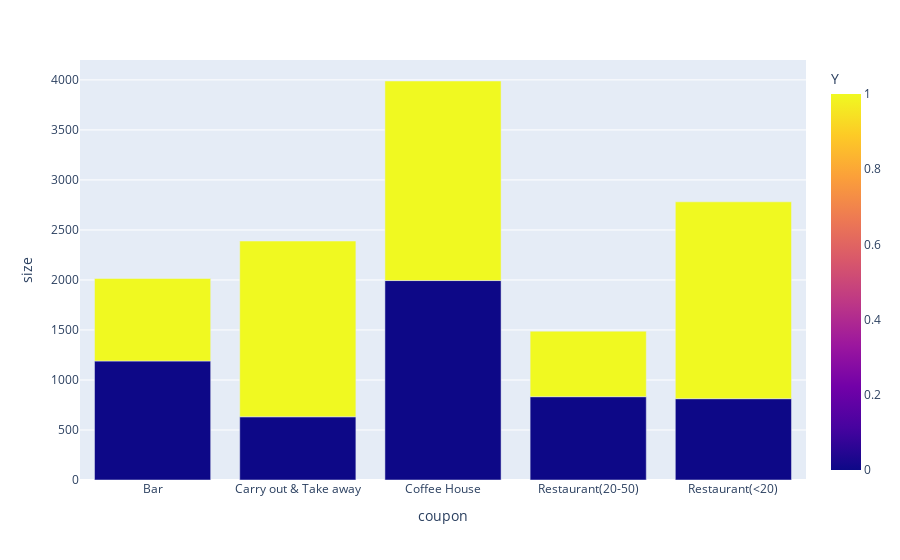

Source (notebook cell):
### Code cell
fig = px.bar(bardata, x='coupon', y='size',color='Y')
fig.show()

### Figure 1 — Plotly figure (JSON) as saved in the notebook; plotly's stock layout.template omitted (floating-point values rounded to 4 significant figures)
{"data": [{"alignmentgroup": "True", "hovertemplate": "coupon=%{x}<br>size=%{y}<br>Y=%{marker.color}<extra></extra>", "legendgroup": "", "marker": {"color": [0, 1, 0, 1, 0, 1, 0, 1, 0, 1], "coloraxis": "coloraxis", "pattern": {"shape": ""}}, "name": "", "offsetgroup": "", "orientation": "v", "showlegend": false, "textposition": "auto", "type": "bar", "x": ["Bar", "Bar", "Carry out & Take away", "Carry out & Take away", "Coffee House", "Coffee House", "Restaurant(20-50)", "Restaurant(20-50)", "Restaurant(<20)", "Restaurant(<20)"], "xaxis": "x", "y": [1190, 825, 632, 1757, 1994, 1995, 833, 655, 813, 1968], "yaxis": "y"}], "layout": {"barmode": "relative", "coloraxis": {"colorbar": {"title": {"text": "Y"}}, "colorscale": [[0, "#0d0887"], [0.1111, "#46039f"], [0.2222, "#7201a8"], [0.3333, "#9c179e"], [0.4444, "#bd3786"], [0.5556, "#d8576b"], [0.6667, "#ed7953"], [0.7778, "#fb9f3a"], [0.8889, "#fdca26"], [1, "#f0f921"]]}, "legend": {"tracegroupgap": 0}, "margin": {"t": 60}, "xaxis": {"anchor": "y", "domain": [0, 1], "title": {"text": "coupon"}}, "yaxis": {"anchor": "x", "domain": [0, 1], "title": {"text": "size"}}}}
